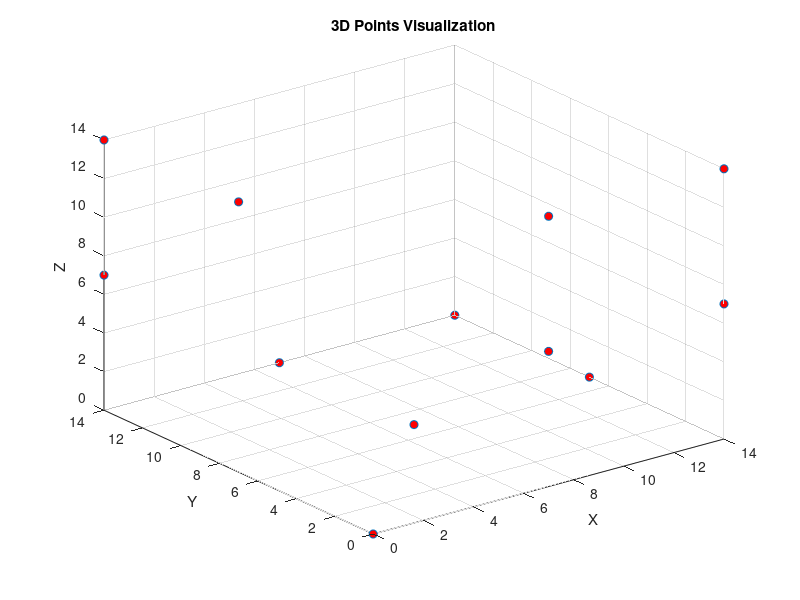

MATLAB code to generate this figure:
point_3d = [
    0, 0, 0;    % 点 1
    0, 14, 7;   % 点 2
    0, 14, 14;  % 点 3
    0, 7, 14;   % 点 4
    7, 7, 0;    % 点 5
    14, 7, 0;   % 点 6
    14, 14, 0;  % 点 7
    7, 14, 0;   % 点 8
    7, 0, 7;    % 点 9
    7, 0, 14;   % 点 10
    14, 0, 14;  % 点 11
    14, 0, 7    % 点 12
];
x = point_3d(:, 1);
y = point_3d(:, 2);
z = point_3d(:, 3);
figure;
plot3(x, y, z, 'o', 'MarkerFaceColor', 'r');
grid on; 
xlabel('X');
ylabel('Y');
zlabel('Z');
title('3D Points Visualization');
